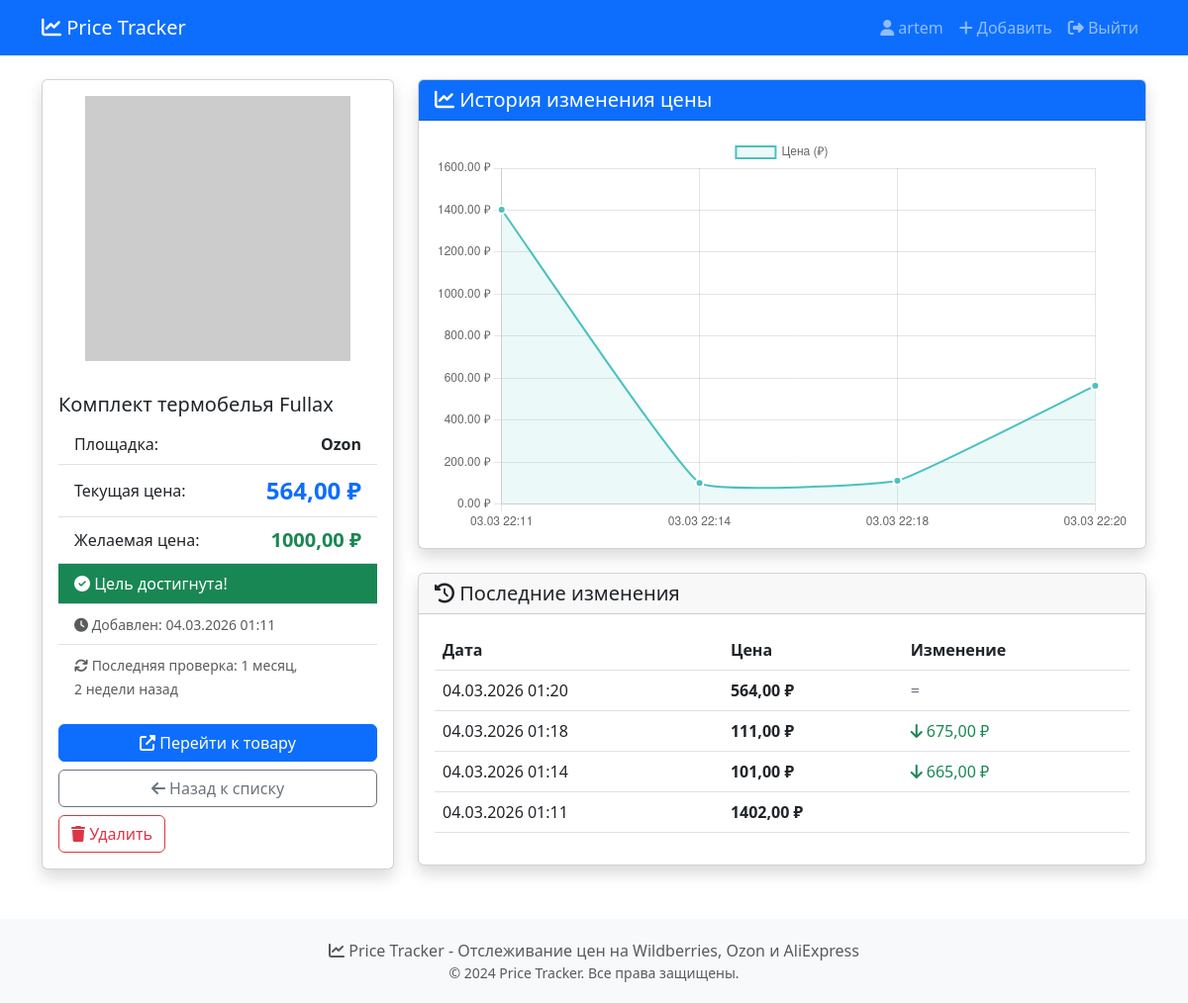
Screenshot of /product/7/ (signed in) with the database file from the repository.
### tracker/models.py (models this page shows, shortened)
class Product(models.Model):
    PLATFORM_CHOICES = [
        ('wb', 'Wildberries'),
        ('ozon', 'Ozon'),
        ('ali', 'AliExpress'),
    ]
    user = models.ForeignKey(User, on_delete=models.CASCADE, related_name='products')
    url = models.URLField(max_length=500)
    platform = models.CharField(max_length=10, choices=PLATFORM_CHOICES)
    name = models.CharField(max_length=500)
    current_price = models.DecimalField(max_digits=10, decimal_places=2, null=True, blank=True)
    desired_price = models.DecimalField(max_digits=10, decimal_places=2)
    image_url = models.URLField(max_length=500, blank=True, null=True)
    is_active = models.BooleanField(default=True)
    created_at = models.DateTimeField(auto_now_add=True)
    updated_at = models.DateTimeField(auto_now=True)
    last_checked = models.DateTimeField(null=True, blank=True)
    class Meta:
        ordering = ['-created_at']

class PriceHistory(models.Model):
    product = models.ForeignKey(Product, on_delete=models.CASCADE, related_name='price_history')
    price = models.DecimalField(max_digits=10, decimal_places=2)
    created_at = models.DateTimeField(default=timezone.now)
    class Meta:
        ordering = ['-created_at']
        verbose_name_plural = 'Price histories'

### tracker/views.py (the view)
# urls.py: path('product/<int:product_id>/', views.product_detail, name='product_detail'),
@login_required
def product_detail(request, product_id):
    product = get_object_or_404(Product, id=product_id, user=request.user)
    price_history = product.price_history.all()[:50]
    dates = [h.created_at.strftime('%d.%m %H:%M') for h in price_history]
    prices = [float(h.price) for h in price_history]
    context = {
        'product': product,
        'price_history': price_history,
        'dates_json': json.dumps(dates[::-1]),
        'prices_json': json.dumps(prices[::-1]),
    }
    return render(request, 'tracker/product_detail.html', context)

### tracker/templates/tracker/product_detail.html (shortened to what this page needs)
{% extends 'tracker/base.html' %}
{% block content %}
<div class="row">
    <div class="col-md-4">
        <div class="card shadow sticky-top" style="top: 20px;">
            {% if product.image_url %}
                <img src="{{ product.image_url }}" class="card-img-top p-3" alt="{{ product.name }}"
                     style="max-height: 300px; object-fit: contain;"
                     onerror="this.onerror=null; this.src='https://via.placeholder.com/300x300?text=No+Image';">
            {% else %}
                <div class="text-center p-5 bg-light">
                    <i class="fas fa-image fa-5x text-secondary"></i>
                </div>
            {% endif %}
            <div class="card-body">
                <h5 class="card-title">{{ product.name|default:"Название не загружено" }}</h5>
                <div class="list-group list-group-flush">
                    <div class="list-group-item d-flex justify-content-between align-items-center">
                        <span>Площадка:</span>
                        <strong>
                            {% if product.platform == 'wb' %}
                                Wildberries
                            {% elif product.platform == 'ozon' %}
                                Ozon
                            {% elif product.platform == 'ali' %}
                                AliExpress
                            {% else %}
                                Неизвестно
                            {% endif %}
                        </strong>
                    </div>
                    <div class="list-group-item d-flex justify-content-between align-items-center">
                        <span>Текущая цена:</span>
                        <strong class="text-primary fs-4">
                            {% if product.current_price %}
                                {{ product.current_price|floatformat:2 }} ₽
                            {% else %}
                                <span class="text-secondary">Загружается...</span>
                            {% endif %}
                        </strong>
                    </div>
                    <div class="list-group-item d-flex justify-content-between align-items-center">
                        <span>Желаемая цена:</span>
                        <strong class="text-success fs-5">{{ product.desired_price|floatformat:2 }} ₽</strong>
                    </div>
                    {% if product.current_price and product.current_price <= product.desired_price %}
                        <div class="list-group-item bg-success text-white">
                            <i class="fas fa-check-circle"></i> Цель достигнута!
                        </div>
                    {% endif %}
                    <div class="list-group-item">
                        <small class="text-muted">
                            <i class="fas fa-clock"></i> Добавлен: {{ product.created_at|date:"d.m.Y H:i" }}
                        </small>
                    </div>
                    <div class="list-group-item">
                        <small class="text-muted">
                            <i class="fas fa-sync"></i> Последняя проверка:
                            {% if product.last_checked %}
                                {{ product.last_checked|timesince }} назад
                            {% else %}
                                <span class="text-warning">Ожидает проверки</span>
                            {% endif %}
                        </small>
                    </div>
                </div>
                <div class="d-grid gap-2 mt-3">
                    <a href="{{ product.url }}" target="_blank" class="btn btn-primary">
                        <i class="fas fa-external-link-alt"></i> Перейти к товару
                    </a>
                    <a href="{% url 'profile' %}" class="btn btn-outline-secondary">
                        <i class="fas fa-arrow-left"></i> Назад к списку
                    </a>
                    <form method="post" action="{% url 'delete_product' product.id %}">
                        <button type="submit" class="btn btn-outline-danger" onclick="return confirm('Удалить товар из отслеживания?')">
                            <i class="fas fa-trash"></i> Удалить
                        </button>
                    </form>
                </div>
            </div>
        </div>
    </div>
    <div class="col-md-8">
        <div class="card shadow">
            <div class="card-header bg-primary text-white">
                <h5 class="mb-0"><i class="fas fa-chart-line"></i> История изменения цены</h5>
            </div>
            <div class="card-body">
                <canvas id="priceChart" style="height: 400px; width: 100%;"></canvas>
            </div>
        </div>
        {% if price_history %}
        <div class="card shadow mt-4">
            <div class="card-header">
                <h5 class="mb-0"><i class="fas fa-history"></i> Последние изменения</h5>
            </div>
            <div class="card-body">
                <div class="table-responsive">
                    <table class="table table-hover">
                        <thead>
                            <tr>
                                <th>Дата</th>
                                <th>Цена</th>
                                <th>Изменение</th>
                            </tr>
                        </thead>
                        <tbody>
                            {% for history in price_history|slice:":10" %}
                            <tr>
                                <td>{{ history.created_at|date:"d.m.Y H:i" }}</td>
                                <td class="fw-bold">{{ history.price|floatformat:2 }} ₽</td>
                                <td>
                                    {% if not forloop.last %}
                                        {% with next_price=price_history|slice:forloop.counter|first %}
                                            {% if next_price.price > history.price %}
                                                <span class="text-success">
                                                    <i class="fas fa-arrow-down"></i>
                                                    {{ next_price.price|add:history.price|floatformat:2 }} ₽
                                                </span>
                                            {% elif next_price.price < history.price %}
                                                <span class="text-danger">
                                                    <i class="fas fa-arrow-up"></i>
                                                    +{{ history.price|add:next_price.price|floatformat:2 }} ₽
                                                </span>
                                            {% else %}
                                                <span class="text-secondary">=</span>
                                            {% endif %}
                                        {% endwith %}
                                    {% endif %}
                                </td>
                            </tr>
                            {% endfor %}
                        </tbody>
                    </table>
                </div>
            </div>
        </div>
        {% endif %}
    </div>
</div>
{% endblock %}
{% block extra_js %}
<script>
document.addEventListener('DOMContentLoaded', function() {
    const ctx = document.getElementById('priceChart').getContext('2d');
    const dates = {{ dates_json|safe }};
    const prices = {{ prices_json|safe }};
    if (dates && dates.length > 0) {
        new Chart(ctx, {
            type: 'line',
            data: {
                labels: dates,
                datasets: [{
                    label: 'Цена (₽)',
                    data: prices,
                    borderColor: 'rgb(75, 192, 192)',
                    backgroundColor: 'rgba(75, 192, 192, 0.1)',
                    borderWidth: 2,
                    tension: 0.1,
                    fill: true,
                    pointBackgroundColor: 'rgb(75, 192, 192)',
                    pointBorderColor: '#fff',
                    pointBorderWidth: 2,
                    pointRadius: 4,
                    pointHoverRadius: 6
                }]
            },
            options: {
                responsive: true,
                maintainAspectRatio: false,
                plugins: {
                    legend: {
                        display: true,
                        position: 'top'
                    },
                    tooltip: {
                        callbacks: {
                            label: function(context) {
                                return context.raw.toFixed(2) + ' ₽';
                            }
                        }
                    }
                },
                scales: {
                    y: {
                        beginAtZero: false,
                        ticks: {
                            callback: function(value) {
                                return value.toFixed(2) + ' ₽';
                            }
                        }
                    }
                }
            }
        });
    } else {
        // Показываем сообщение, если нет данных
        ctx.font = "16px Arial";
        ctx.fillStyle = "#666";
        ctx.textAlign = "center";
        ctx.fillText("Нет данных для отображения", ctx.canvas.width/2, ctx.canvas.height/2);
    }
});
</script>
{% endblock %}

### tracker/templates/tracker/base.html (shortened to what this page needs)
<!DOCTYPE html>
<html lang="ru">
<head>
    <link href="https://cdn.jsdelivr.net/npm/bootstrap@5.3.0/dist/css/bootstrap.min.css" rel="stylesheet">
    <link rel="stylesheet" href="https://cdnjs.cloudflare.com/ajax/libs/font-awesome/6.4.0/css/all.min.css">
</head>
<body>
    <nav class="navbar navbar-expand-lg navbar-dark bg-primary">
        <div class="container">
            <a class="navbar-brand" href="{% url 'index' %}">
                <i class="fas fa-chart-line"></i> Price Tracker
            </a>
            <div class="collapse navbar-collapse" id="navbarNav">
                <ul class="navbar-nav ms-auto">
                    {% if user.is_authenticated %}
                        <li class="nav-item">
                            <a class="nav-link" href="{% url 'profile' %}">
                                <i class="fas fa-user"></i> {{ user.username }}
                            </a>
                        </li>
                        <li class="nav-item">
                            <a class="nav-link" href="{% url 'add_product' %}">
                                <i class="fas fa-plus"></i> Добавить
                            </a>
                        </li>
                        <li class="nav-item">
                            <form method="post" action="{% url 'logout' %}" class="d-inline">
                                <button type="submit" class="btn nav-link" style="border: none; background: none;">
                                    <i class="fas fa-sign-out-alt"></i> Выйти
                                </button>
                            </form>
                        </li>
                    {% endif %}
                </ul>
            </div>
        </div>
    </nav>
    <main class="container mt-4">
        {% block content %}
        {% endblock %}
    </main>
    <footer class="footer">
        <div class="container text-center">
            <p class="text-muted mb-0">
                <i class="fas fa-chart-line"></i> Price Tracker - Отслеживание цен на Wildberries, Ozon и AliExpress
            </p>
            <p class="text-muted small mb-0">
                © 2024 Price Tracker. Все права защищены.
            </p>
        </div>
    </footer>
    {% block extra_js %}{% endblock %}
</body>
</html>

### tracker/templates/tracker/base.html (style rules this page uses)
.footer { background-color: #f8f9fa; padding: 20px 0; margin-top: 50px; }

### rows the page displays
Product: name "Комплект термобелья Fullax", current_price "564,00", desired_price "1000,00", created_at "04.03.2026 01:11", last_checked "1 месяц, 2 недели"
PriceHistory: created_at "04.03.2026 01:20", price "564,00", price|add "675,00", price|add "665,00"
PriceHistory: created_at "04.03.2026 01:18", price "111,00"
PriceHistory: created_at "04.03.2026 01:14", price "101,00"
PriceHistory: created_at "04.03.2026 01:11", price "1402,00"

### other values shown
{{ user.username }} "artem"
chart data {{ prices_json|safe }} [1402.0, 101.0, 111.0, 564.0]
